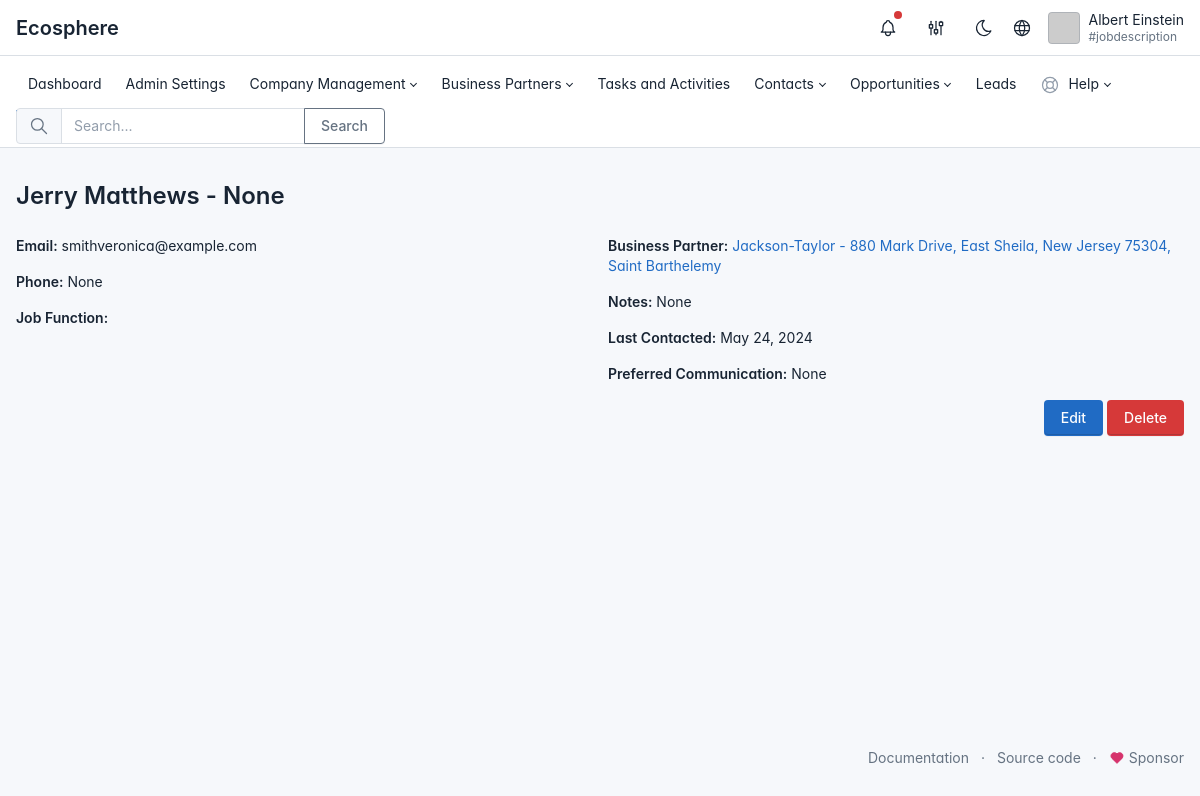
The app's page /en/contacts/1/ (signed in) with its own data.
### apps/contact/models.py (models this page shows, shortened)
class Contact(models.Model):
    TITLE_CHOICES = [
        ('Manager', 'Manager'),
        ('Director', 'Director'),
        ('Executive', 'Executive'),
        ('Other', 'Other'),
    ]
    DEPARTMENT_CHOICES = [
        ('Sales', 'Sales'),
        ('Marketing', 'Marketing'),
        ('IT', 'IT'),
        ('Finance', 'Finance'),
        ('HR', 'HR'),
        ('Other', 'Other'),
    ]
    PREFERRED_COMMUNICATION_CHOICES = [
        ('Email', 'Email'),
        ('Phone', 'Phone'),
        ('Text', 'Text'),
        ('In-Person', 'In-Person'),
    ]
    first_name = models.CharField(max_length=50, default='')
    last_name = models.CharField(max_length=50, default='')
    academic_title = models.CharField(max_length=50, null=True, blank=True)
    email = models.EmailField(max_length=100, null=True, blank=True)
    phone = models.CharField(max_length=20, null=True, blank=True)
    title = models.CharField(max_length=50, choices=TITLE_CHOICES, null=True, blank=True)
    department = models.CharField(max_length=50, choices=DEPARTMENT_CHOICES, null=True, blank=True)
    business_partner = models.ForeignKey('business_partner.BusinessPartner', on_delete=models.CASCADE, related_name='contacts', null=True, blank=True)
    address = models.CharField(max_length=200, null=True, blank=True)
    notes = models.TextField(null=True, blank=True)
    last_contacted = models.DateField(default=date.today)
    preferred_communication = models.CharField(max_length=50, choices=PREFERRED_COMMUNICATION_CHOICES, null=True, blank=True)
    created_at = models.DateTimeField(auto_now_add=True)
    updated_at = models.DateTimeField(auto_now=True)
    user = models.ForeignKey(User, on_delete=models.CASCADE, null=True, blank=True)

### apps/business_partner/models.py (models this page shows, shortened)
class BusinessPartner(models.Model):
    INDUSTRY_CHOICES = [
        ('Manufacturing', 'Manufacturing'),
        ('Retail', 'Retail'),
        ('Healthcare', 'Healthcare'),
        ('Technology', 'Technology'),
        ('Finance', 'Finance'),
        ('Education', 'Education'),
        ('Construction', 'Construction'),
        ('Transportation', 'Transportation'),
        ('Agriculture', 'Agriculture'),
        ('Energy', 'Energy'),
    ]
    PRIMARY_ROLE_CHOICES = [
        ('customer', 'Customer'),
        ('merchant', 'Merchant'),
        ('partner', 'Partner'),
    ]
    SECONDARY_ROLE_CHOICES = [
        ('customer', 'Customer'),
        ('merchant', 'Merchant'),
        ('partner', 'Partner'),
        ('-', '-'),
    ]
    name = models.CharField(max_length=100, default='')
    name2 = models.CharField(max_length=100, default='')
    vat = models.CharField(max_length=100, default='')
    email = models.EmailField(max_length=100, default='')
    phone = models.CharField(max_length=20, default='')
    country = models.CharField(max_length=100, default='')
    state = models.CharField(max_length=100, default='')
    postcode = models.CharField(max_length=20, default='')
    city = models.CharField(max_length=100, default='')
    street_name = models.CharField(max_length=200, default='')
    street_number = models.CharField(max_length=20, default='')
    industry = models.CharField(max_length=200, choices=INDUSTRY_CHOICES, default=INDUSTRY_CHOICES[0][0])
    primary_role = models.CharField(max_length=100, choices=PRIMARY_ROLE_CHOICES, default=PRIMARY_ROLE_CHOICES[0][0])
    secondary_role = models.CharField(max_length=100, choices=SECONDARY_ROLE_CHOICES, default=SECONDARY_ROLE_CHOICES[0][0])
    created_at = models.DateTimeField(auto_now_add=True)
    updated_at = models.DateTimeField(auto_now=True)
    user = models.ForeignKey(User, on_delete=models.CASCADE, related_name='customers', null=True)
    contact = models.ForeignKey('contact.Contact', on_delete=models.SET_NULL, null=True, blank=True)
    def get_full_address(self):
        return f"{self.street_number} {self.street_name}, {self.city}, {self.state} {self.postcode}, {self.country}"

### apps/contact/views.py (the view)
# urls.py: path('contacts/<int:pk>/', views.contact_detail, name='contact_detail'),
@login_required
def contact_detail(request, pk):
    contact = get_object_or_404(Contact, pk=pk)
    return render(request, 'apps/contact/contact_detail.html', {'contact': contact})

### templates/apps/contact/contact_detail.html
{% extends 'base.html' %}
{% load i18n %}
{% block content %}
<div class="container my-5">
    <div class="row">
        <div class="col-12">
            <h1 class="mb-4">{{ contact.first_name }} {{ contact.last_name }} - {{ contact.title }}</h1>
        </div>
    </div>
    <div class="row">
        <div class="col-md-6">
            <p><strong>Email:</strong> {{ contact.email }}</p>
            <p><strong>Phone:</strong> {{ contact.phone }}</p>
            <p><strong>Job Function:</strong> {{ contact.get_job_function_display }}</p>
        </div>
        <div class="col-md-6">
            <p><strong>Business Partner:</strong> {% if contact.business_partner and contact.business_partner.pk %}
    <a href="{% url 'business_partner:businesspartner_detail' contact.business_partner.pk %}">{{ contact.business_partner.name }} - {{ contact.business_partner.get_full_address }}</a>
{% else %}
    None
{% endif %}
            <p><strong>Notes:</strong> {{ contact.notes }}</p>
            <p><strong>Last Contacted:</strong> {% if contact.last_contacted %}{{ contact.last_contacted }}{% else %}Never{% endif %}</p>
            <p><strong>Preferred Communication:</strong> {{ contact.get_preferred_communication_display }}</p>
        </div>
    </div>
    <div class="row">
        <div class="col-12 text-end">
            <a href="{% url 'contact:contact_update' contact.pk %}" class="btn btn-primary">Edit</a>
            <a href="{% url 'contact:contact_delete' contact.pk %}" class="btn btn-danger">Delete</a>
        </div>
    </div>
</div>
{% endblock %}

### templates/navigation.html (shortened to what this page needs)
{% load i18n %}
<header class="navbar navbar-expand-md d-print-none">
  <div class="container-xl">
    <h1 class="navbar-brand navbar-brand-autodark d-none-navbar-horizontal pe-0 pe-md-3" width="110" height="32">
      <a href="{% url 'crm:dashboard' %}">{% trans "Ecosphere" %}</a>
    </h1>
    <div class="navbar-nav flex-row order-md-last">
      <div class="d-none d-md-flex">
        <div class="nav-item dropdown d-none d-md-flex me-3">
          <a href="#" class="nav-link px-0" data-bs-toggle="dropdown" tabindex="-1"
            aria-label="{% trans 'Show notifications' %}" title="{% trans 'Show notifications' %}">
            <span class="badge bg-red"></span>
          </a>
        </div>
        <div class="nav-item nav-item-icon dropdown">
          <a href="#" class="nav-link d-flex lh-1 text-reset p-0" data-bs-toggle="dropdown"
            aria-label="{% trans 'Open user menu' %}" title="{% trans 'Open user menu' %}">
            </a>
        </div>
        <div class="nav-item">
          <a href="#" onclick="window.cycleTheme()" class="nav-link hide-theme-dark" title="{% trans 'Switch to dark mode' %}">
          </a>
        </div>
        <div class="nav-item nav-item-icon dropdown">
          <a href="#" class="nav-link px-0" id="dropdownElement" data-bs-toggle="dropdown" aria-label="Language"
            title="{% trans 'Change Language' %}">
          </a>
              {% get_language_info_list for LANGUAGES as languages %}
        </div>
        <div class="nav-item">
          <a href="{% url 'accounts:profile' %}" class="nav-link d-flex lh-1 text-reset p-0">
            {% if user.profile.profile_picture %}
            <span class="avatar avatar-sm"
              style="background-image: url('{{ user.profile.profile_picture.url }}');"></span>
            <div class="d-none d-xl-block ps-2">
              <div>{{ user.first_name }} {{ user.last_name }}</div>
              <div class="mt-1 small text-muted">#jobdescription</div>
            </div>
            {% else %}
            <span class="avatar avatar-sm" style="background-image: url(https://via.placeholder.com/150)"></span>
            <div class="d-none d-xl-block ps-2">
              <div>{{ user.first_name }} {{ user.last_name }}</div>
              <div class="mt-1 small text-muted">#jobdescription</div>
            </div>
            {% endif %}
          </a>
        </div>
      </div>
</header>
<header class="navbar-expand-md">
  <div class="collapse navbar-collapse" id="navbar-menu">
    <div class="navbar">
      <div class="container-xl">
        <ul class="navbar-nav">
          <li class="nav-item active">
            <a class="nav-link" href="{% url 'crm:dashboard' %}">
              <span class="nav-link-title ">
                {% trans "Dashboard" %}
              </span>
            </a>
          </li>
          {% if request.user.is_staff %}
          <li class="nav-item">
            <a class="nav-link" href="{% url 'admin:index' %}">
              <span class="nav-link-title">
                {% trans "Admin Settings" %}
              </span>
            </a>
          </li>
          {% endif %}
          {% if request.user.is_staff or perms.contact.change_contact%}
          <li class="nav-item dropdown">
            <a class="nav-link dropdown-toggle" href="#navbar-extra" data-bs-toggle="dropdown"
              data-bs-auto-close="outside" role="button" aria-expanded="false">
              <span class="nav-link-title">
                {% trans "Company Management" %}
              </span>
            </a>
          </li>
          {% endif %}
          <li class="nav-item dropdown">
            <a class="nav-link dropdown-toggle" href="#navbar-base" data-bs-toggle="dropdown"
              data-bs-auto-close="outside" role="button" aria-expanded="false">
              <span class="nav-link-title">
                {% trans "Business Partners" %}
              </span>
            </a>
          </li>
          <li class="nav-item">
            <a class="nav-link" href="{% url 'tasks:task_list' %}">
              <span class="nav-link-title">
                {% trans "Tasks and Activities" %}
              </span>
            </a>
          </li>
          <li class="nav-item dropdown">
            <a class="nav-link dropdown-toggle" href="#navbar-extra" data-bs-toggle="dropdown"
              data-bs-auto-close="outside" role="button" aria-expanded="false">
              <span class="nav-link-title">
                {% trans "Contacts" %}
              </span>
            </a>
          </li>
          <li class="nav-item dropdown">
            <a class="nav-link dropdown-toggle" href="#navbar-layout" data-bs-toggle="dropdown"
              data-bs-auto-close="outside" role="button" aria-expanded="false">
              <span class="nav-link-title">
                {% trans "Opportunities" %}
              </span>
            </a>
          </li>
          <li class="nav-item">
            <a class="nav-link" href="{% url 'crm:lead_list' %}">
              <span class="nav-link-title">
                {% trans "Leads" %}
              </span>
            </a>
          </li>
          <li class="nav-item dropdown">
            <a class="nav-link dropdown-toggle" href="#navbar-help" data-bs-toggle="dropdown"
              data-bs-auto-close="outside" role="button" aria-expanded="false">
              <span
                class="nav-link-icon d-md-none d-lg-inline-block">
              </span>
              <span class="nav-link-title">
                {% trans "Help" %}
              </span>
            </a>
          </li>
        </ul>
        {% block extra_styles %}
        <link rel="stylesheet" href="https://cdnjs.cloudflare.com/ajax/libs/awesomplete/1.1.5/awesomplete.min.css" />
        {% endblock %}
        <div class="my-2 my-md-0 flex-grow-1 flex-md-grow-0 order-first order-md-last">
          <form id="search-form" action="{% url 'search:search' %}" method="get" autocomplete="off" novalidate>
            <div class="input-group">
              <span class="input-group-text">
              </span>
              <input id="search-input" type="text" name="q" value="" class="form-control" placeholder="{% trans "Search..." %}" aria-label="{% trans "Search the website" %}">
              <button class="btn btn-outline-secondary" type="submit">{% trans "Search" %}</button>
            </div>
          </form>
        </div>
      </div>
    </div>
  </div>
</header>

### static/css/ui/ecosphere.css (style rules this page uses)
.nav-item-icon { margin-right: 10px; }
.nav-link svg { vertical-align: middle; height: 22px; width: 22; }

### templates/base.html (style rules this page uses)
:root { --tblr-font-sans-serif: 'Inter Var', -apple-system, BlinkMacSystemFont, San Francisco, Segoe UI, Roboto, Helvetica Neue, sans-serif; }
body { font-feature-settings: "cv03", "cv04", "cv11"; }

### records on screen
Contact: first_name "Jerry", last_name "Matthews", title "None", email "smithveronica@example.com", phone "None", business_partner.name "Jackson-Taylor", business_partner.get_full_address "880 Mark Drive, East Sheila, New Jersey 75304, Saint Barthelemy", notes "None", last_contacted "May 24, 2024", preferred_communication "None"

### other values on screen
{{ user.first_name }} "Albert"
{{ user.last_name }} "Einstein"
